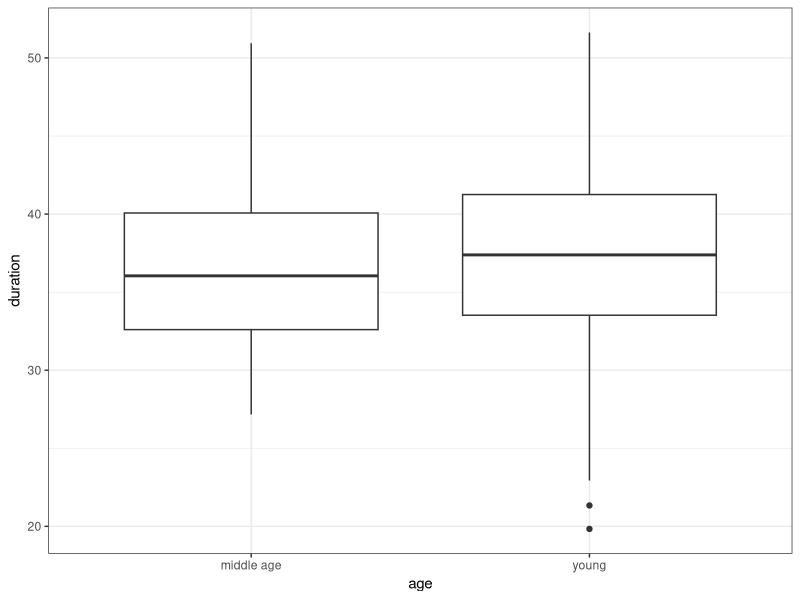
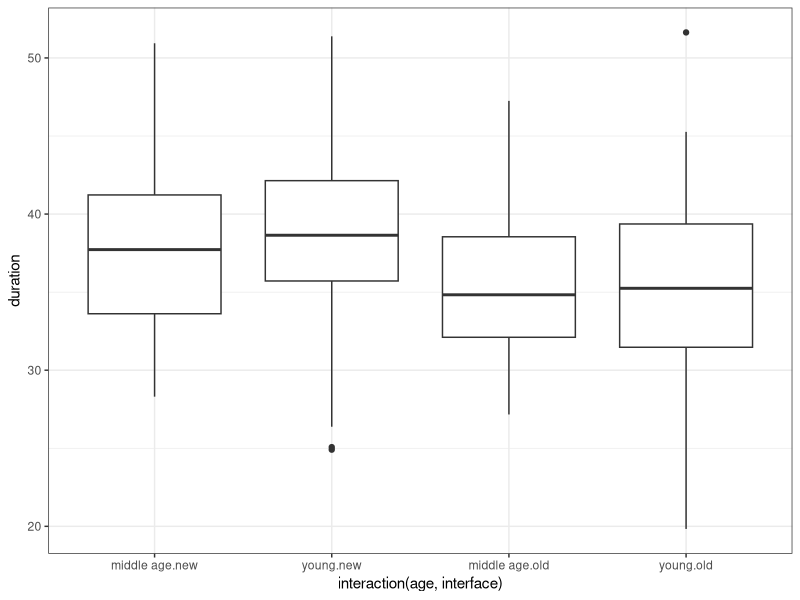

Reproduce these figures in R, in order.
## ---- chunk 1
d = read.csv('../datasets/ui_study.csv')
library(ggplot2)
ggplot(aes(x=age, y=duration),data=d) + geom_boxplot() + theme_bw()
## ---- chunk 2
ggplot(aes(x=interaction(age,interface), y=duration),data=d) + geom_boxplot() + theme_bw()
